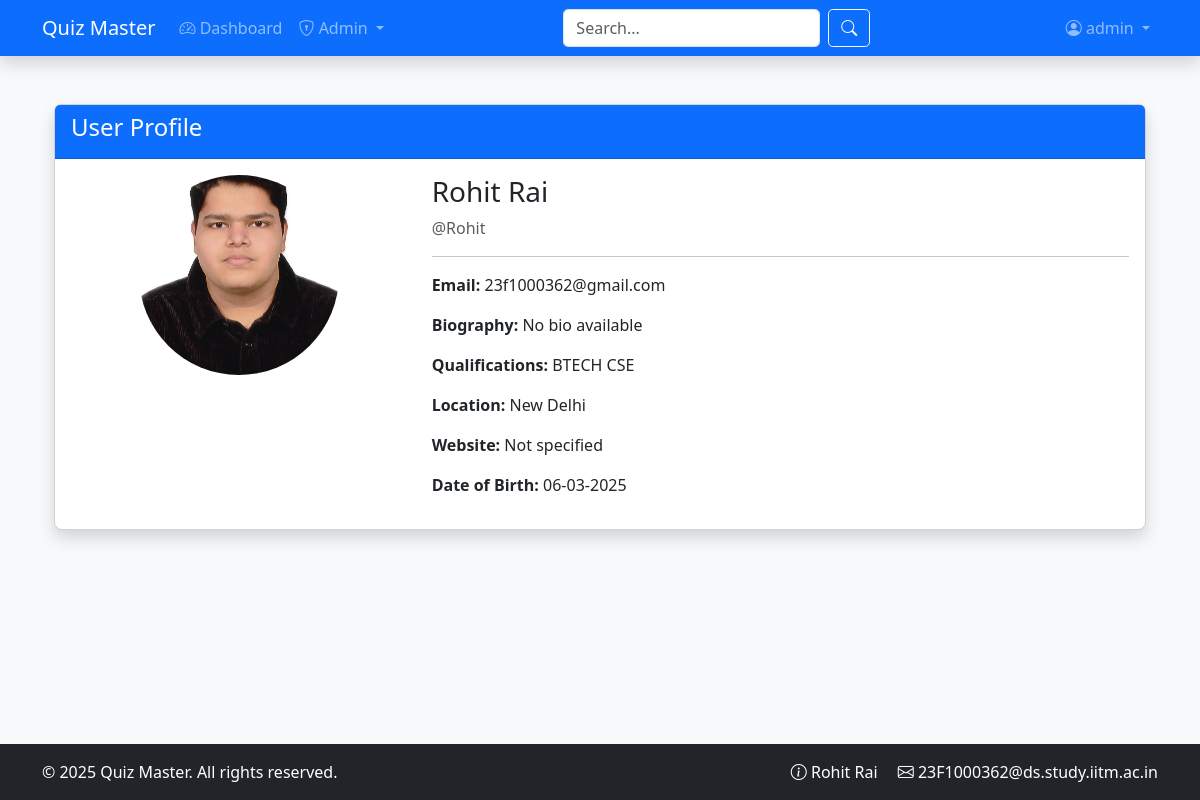
The page /profile/Rohit (signed in) on the database its author committed.
### application/models.py (models this page shows, shortened)
class User(UserMixin, db.Model):
    __tablename__ = 'users'
    id = db.Column(db.Integer, primary_key=True)
    username = db.Column(db.String(100), unique=True, nullable=False, index=True)
    password_hash = db.Column(db.String(128), nullable=False)
    full_name = db.Column(db.String(100), nullable=False)
    email = db.Column(db.String(120), unique=True, nullable=False)
    qualification = db.Column(db.String(100))
    dob = db.Column(db.Date)
    bio = db.Column(db.Text)
    location = db.Column(db.String(100))
    avatar = db.Column(db.String(255), nullable=True)
    website = db.Column(db.String(200))
    is_admin = db.Column(db.Boolean, default=False)
    is_admin = db.Column(db.Boolean, default=False)
    is_active = db.Column(db.Boolean, default=True)
    created_at = db.Column(db.DateTime, default=lambda: datetime.now(timezone.utc))
    last_seen = db.Column(db.DateTime, default=lambda: datetime.now(timezone.utc))
    scores = db.relationship('Score', back_populates='user', cascade='all, delete-orphan')
    quiz_attempts = db.relationship('QuizAttempt', back_populates='user', cascade='all, delete-orphan')
    @property
    def password(self):
        raise AttributeError('Password is not readable')

### application/blueprints/profile_bp.py (the view)
@profile_bp.route('/<username>')
@login_required
def view(username):
    user = User.query.filter_by(username=username).first_or_404()
    return render_template('user/profile_view.html',
                           user=user,
                           is_own_profile=(user.id == current_user.id))

### application/__init__.py (called while the page is built)
@login_manager.user_loader
def load_user(user_id):
    from application.models import User
    return User.query.get(int(user_id))

### application/templates/user/profile_view.html (shortened to what this page needs)
{% extends "base.html" %}
{% block content %}
<div class="container mt-4">
    <div class="card shadow">
        <div class="card-header bg-primary text-white">
            <h4>User Profile</h4>
        </div>
        <div class="card-body">
            <div class="row">
                <div class="col-md-4 text-center">
                    {% if user.avatar %}
                        <img src="{{ url_for('profile.serve_uploaded_file', filename=user.avatar) }}"
                             alt="avatar"
                             class="img-fluid rounded-circle mb-3"
                             style="width: 200px; height: 200px; object-fit: cover;">
                    {% else %}
                        <img src="{{ url_for('static', filename='images/default_avatar.png') }}"
                             alt="avatar"
                             class="img-fluid rounded-circle mb-3"
                             style="width: 200px; height: 200px; object-fit: cover;">
                    {% endif %}
                </div>
                <div class="col-md-8">
                    <h3>{{ user.full_name }}</h3>
                    <p class="text-muted">@{{ user.username }}</p>
                    <hr>
                    <p><strong>Email:</strong> {{ user.email }}</p>
                    <p><strong>Biography:</strong> {{ user.bio or 'No bio available' }}</p>
                    <p><strong>Qualifications:</strong> {{ user.qualification or 'Not specified' }}</p>
                    <p><strong>Location:</strong> {{ user.location or 'Not specified' }}</p>
                    <p><strong>Website:</strong>
                        {% if user.website %}
                            <a href="{{ user.website }}" target="_blank">{{ user.website }}</a>
                        {% else %}
                            Not specified
                        {% endif %}
                    </p>
                    <p><strong>Date of Birth:</strong>
                        {% if user.dob %}
                            {{ user.dob.strftime('%d-%m-%Y') }}
                        {% else %}
                            Not provided
                        {% endif %}
                    </p>
                </div>
            </div>
        </div>
    </div>
</div>
{% endblock %}

### application/templates/base.html (shortened to what this page needs)
<!DOCTYPE html>
<html lang="en">
<head>
    <link href="https://cdn.jsdelivr.net/npm/bootstrap@5.3.0/dist/css/bootstrap.min.css" rel="stylesheet">
    <link rel="stylesheet" href="https://cdn.jsdelivr.net/npm/bootstrap-icons@1.11.1/font/bootstrap-icons.css">
    <link rel="stylesheet" href="{{ url_for('static', filename='css/main.css') }}">
</head>
<body class="d-flex flex-column min-vh-100">
    <nav class="navbar navbar-expand-lg navbar-dark bg-primary shadow">
        <div class="container">
            <a class="navbar-brand" href="{{ url_for('main.index') }}">
                 Quiz Master
            </a>
            <div class="collapse navbar-collapse" id="mainNav">
                <ul class="navbar-nav me-auto">
                    {% if current_user.is_authenticated %}
                        <li class="nav-item">
                            <a class="nav-link" href="{{ url_for('user.dashboard') }}">
                                <i class="bi bi-speedometer2"></i> Dashboard
                            </a>
                        </li>
                        {% if current_user.is_admin %}
                        <li class="nav-item dropdown">
                            <a class="nav-link dropdown-toggle" href="#" role="button" data-bs-toggle="dropdown">
                                <i class="bi bi-shield-lock"></i> Admin
                            </a>
                        </li>
                        {% endif %}
                    {% endif %}
                </ul>
                <form class="d-flex me-3" action="{{ url_for('main.search') }}" method="GET">
                    <input class="form-control me-2" type="text" name="q" placeholder="Search..." required>
                    <button class="btn btn-outline-light" type="submit">
                        <i class="bi bi-search"></i>
                    </button>
                </form>
                <ul class="navbar-nav ms-auto">
                    {% if current_user.is_authenticated %}
                        <li class="nav-item dropdown">
                            <a class="nav-link dropdown-toggle" href="#" role="button" data-bs-toggle="dropdown">
                                <i class="bi bi-person-circle"></i> {{ current_user.username }}
                            </a>
                        </li>
                    {% endif %}
                </ul>
            </div>
        </div>
    </nav>
    <main class="container flex-grow-1 mt-4">
        {% block content %}{% endblock %}
    </main>
    <footer class="bg-dark text-white mt-auto py-3">
        <div class="container">
            <div class="row">
                <div class="col-md-6">
                    <p class="mb-0">&copy; 2025 Quiz Master. All rights reserved.</p>
                </div>
                <div class="col-md-6 text-end">
                    <a href="#" class="text-white text-decoration-none me-3">
                        <i class="bi bi-info-circle"></i> Rohit Rai
                    </a>
                    <a href="#" class="text-white text-decoration-none">
                        <i class="bi bi-envelope"></i> 23F1000362@ds.study.iitm.ac.in
                    </a>
                </div>
            </div>
        </div>
    </footer>
</body>
</html>

### application/static/css/main.css (style rules this page uses)
body { font-family: 'Segoe UI', Tahoma, Geneva, Verdana, sans-serif; background-color: #f8f9fa; }
.navbar { box-shadow: 0 2px 4px rgba(0, 0, 0, 0.1); }
.card { border-radius: 0.5rem; box-shadow: 0 2px 5px rgba(0, 0, 0, 0.05); transition: transform 0.3s ease; }
.btn { border-radius: 0.3rem; }
.form-control, .form-select { border-radius: 0.3rem; }

### rows shown on the page
User: username "admin"
User: avatar (picture), full_name "Rohit Rai", username "Rohit", email "23f1000362@gmail.com", bio "No bio available", qualification "BTECH CSE", location "New Delhi", dob "06-03-2025"
